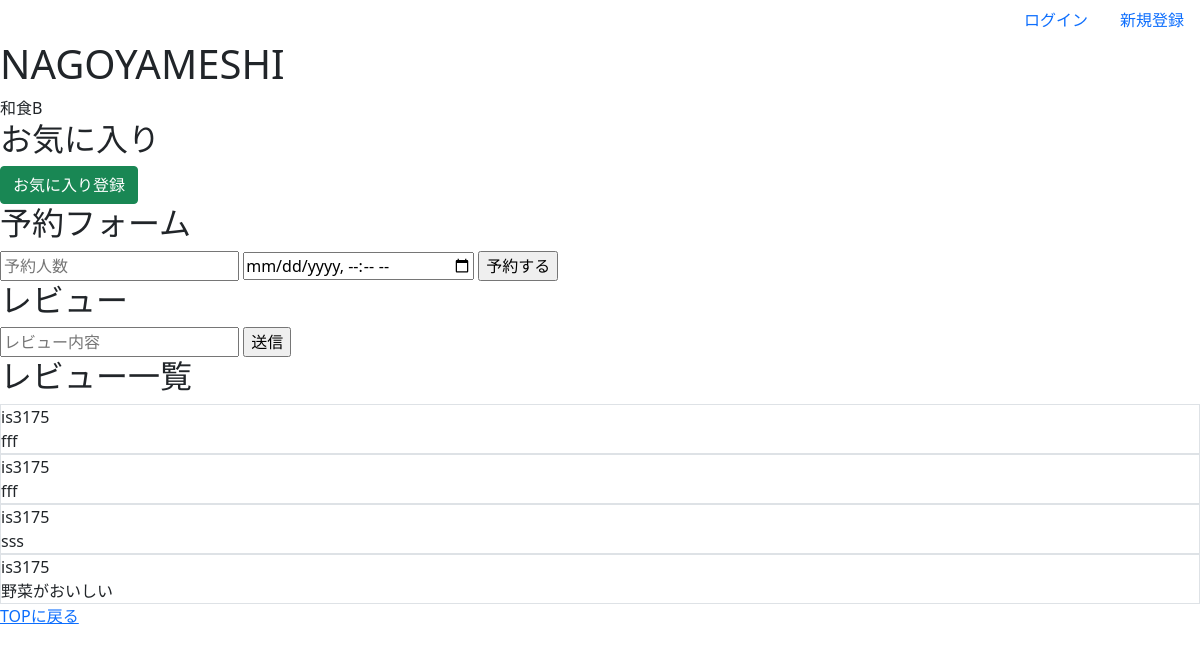
The page /restaurant/9/ (signed in) on the database as committed earlier.
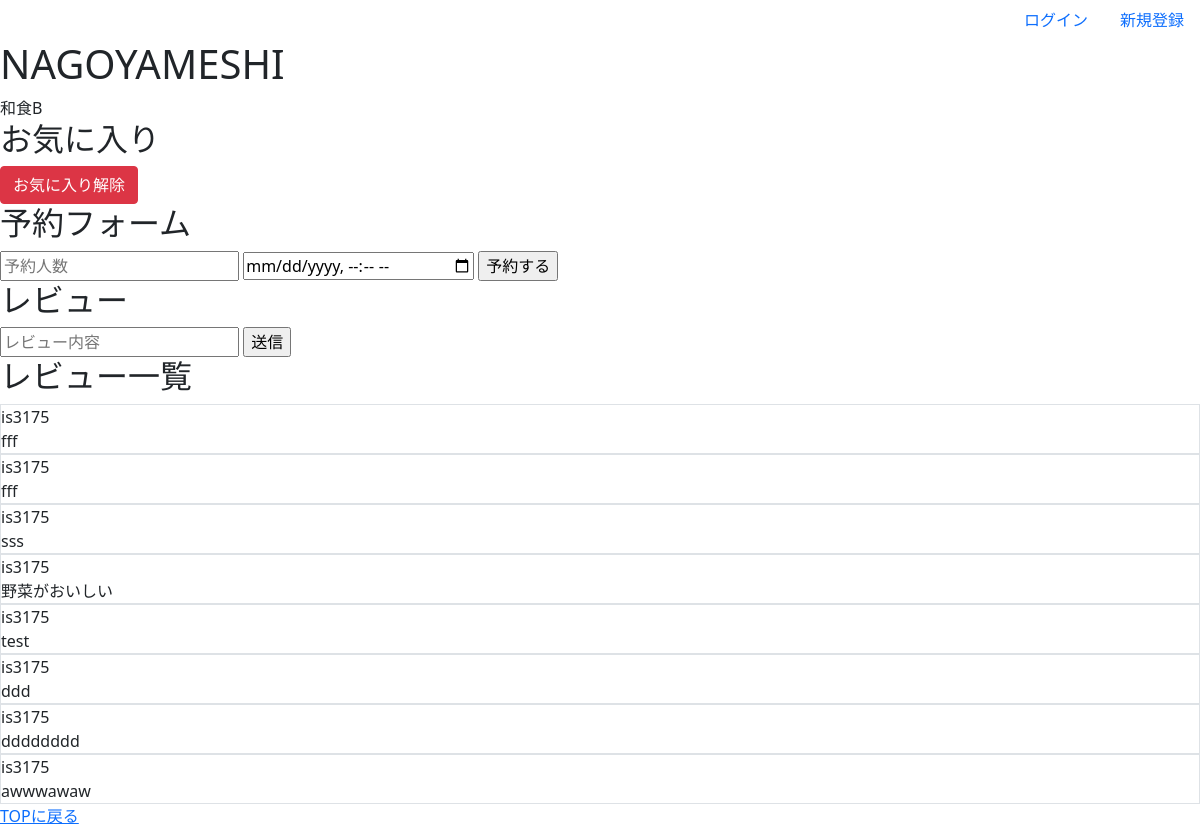
The same page on the database as committed later.
### nagoyameshiapp/models.py (models this page shows, shortened)
class Review(models.Model):
    restaurant  = models.ForeignKey(Restaurant, verbose_name="店舗", on_delete=models.CASCADE)
    user        = models.ForeignKey(User, verbose_name="投稿者", on_delete=models.CASCADE)
    content     = models.CharField(verbose_name="内容", max_length=100)
    created_at  = models.DateTimeField(verbose_name="投稿日時", default=timezone.now)
    updated_at  = models.DateTimeField(verbose_name="更新日時", auto_now=True)

### nagoyameshiapp/views.py (the view)
class RestaurantView(View):
    def get(self, request, pk, *args, **kwargs):
        context = {}
        context["restaurant"] = Restaurant.objects.filter(id=pk).first()
        context["reviews"]    = Review.objects.filter(restaurant=pk)
        if Favorite.objects.filter(restaurant=pk, user=request.user):
            context["is_favorite"] = True
        else:
            context["is_favorite"] = False
        return render(request, "nagoyameshiapp/restaurant.html", context)

### templates/nagoyameshiapp/restaurant.html (shortened to what this page needs)
{% extends "nagoyameshiapp/base.html" %}
{% block main %}
<h1>NAGOYAMESHI</h1>
<div>{{ restaurant.name }}</div>
<h2>お気に入り</h2>
<form action="{% url 'nagoyameshiapp:favorite' restaurant.id %}" method="post">
    {% if is_favorite %}
    <input class="btn btn-danger" type="submit" value="お気に入り解除">
    {% else %}
    <input class="btn btn-success" type="submit" value="お気に入り登録">
    {% endif %}
</form>
<h2>予約フォーム</h2>
<form action="{% url 'nagoyameshiapp:reservation' restaurant.id %}" method="post">
    <input type="number" min="1" name="headcount" placeholder="予約人数">
    <input type="datetime-local" name="datetime" placeholder="予約日時">
    <input type="submit" value="予約する">
</form>
<h2>レビュー</h2>
<form action="{% url 'nagoyameshiapp:review' restaurant.id %}" method="post">
    <input type="text" name="content" placeholder="レビュー内容">
    <input type="submit" value="送信">
</form>
<h2>レビュー一覧</h2>
{% for review in reviews %}
<div class="border">
    <div>{{ review.user }}</div>
    <div>{{ review.content }}</div>
</div>
{% endfor %}
<a href = "{% url 'nagoyameshiapp:index' %}">TOPに戻る</a>
{% endblock %}

Rows that differ between the two databases and show on the page:
added Review: user "is3175", content "test"
added Review: user "is3175", content "ddd"
added Review: user "is3175", content "dddddddd"
added Review: user "is3175", content "awwwawaw"
Other text that changed with them:
form field value: (not shown) → "お気に入り解除"
form field value: "お気に入り登録" → (not shown)
